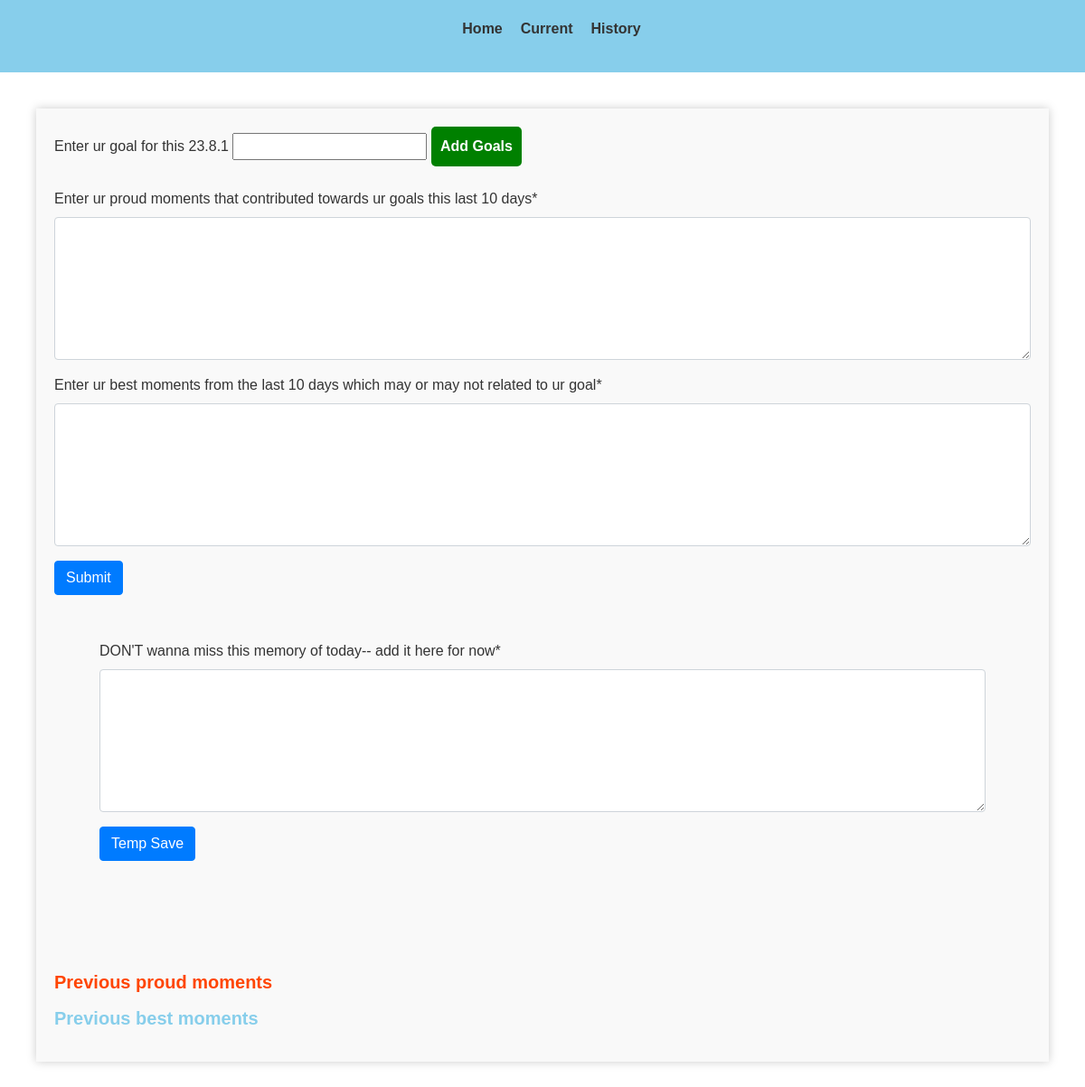
Page /current on the earlier database version.
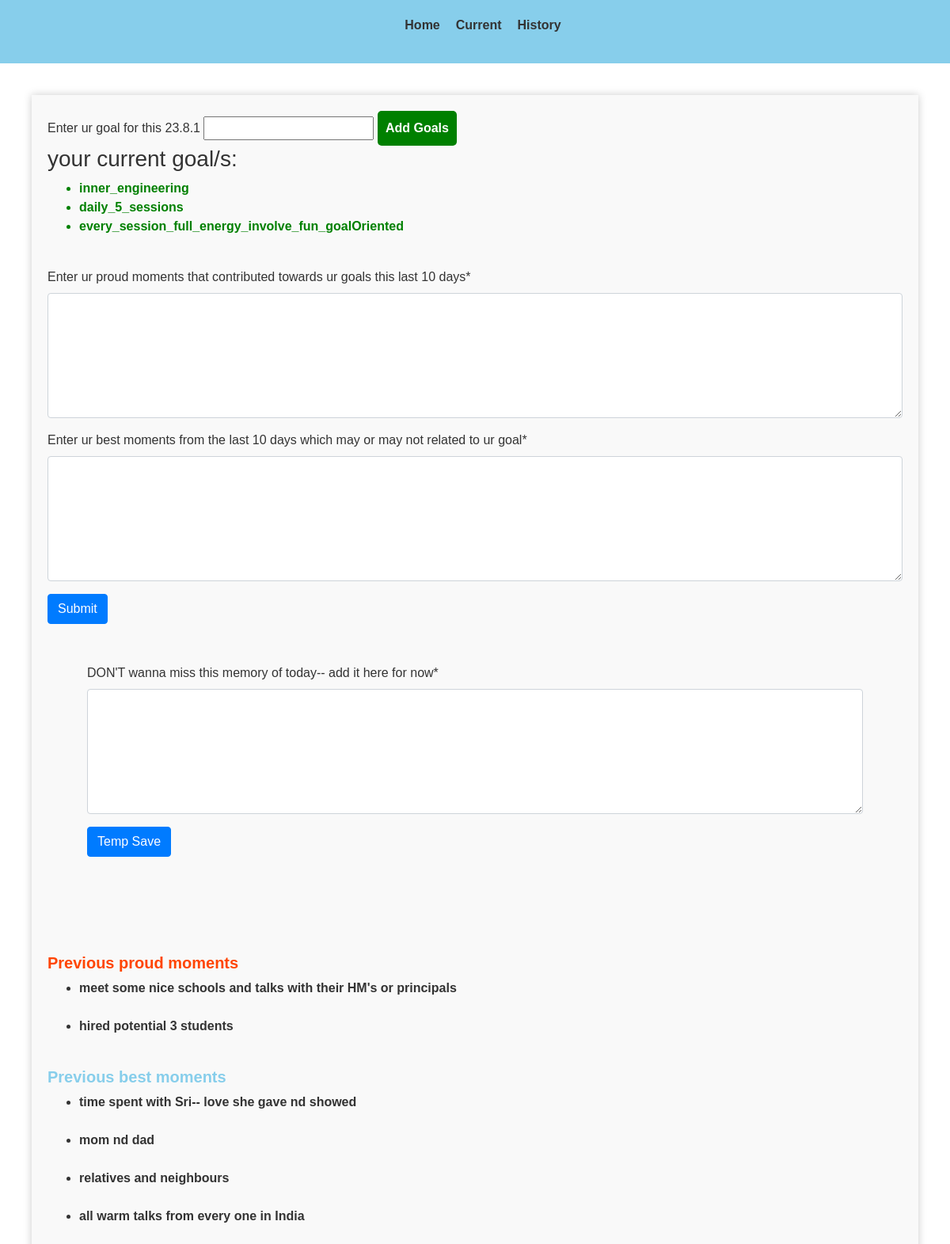
Same page on the later database version.
### best_version/models.py (models this page shows)
class ProudMoment(models.Model):
    id = models.AutoField(primary_key=True)
    user_name = models.CharField(max_length=200)
    best_version = models.CharField(max_length=200)
    proud_moment_text = models.CharField(max_length=500)

class BestMoment(models.Model):
    id = models.AutoField(primary_key=True)
    user_name = models.CharField(max_length=200)
    best_version = models.CharField(max_length=200)
    best_moment_text = models.CharField(max_length=500)

### best_version/views.py (the view)
# urls.py: path('current', views.current_page, name='current_page'),
def current_page(request):
    context = {
        'current_decade': versions[current_version]
    }
    form1 = MomentsForm()
    form2 = TempSaveForm()
    if request.method == 'POST':
        form1 = MomentsForm(request.POST)
        form2 = TempSaveForm(request.POST)
        if form1.is_valid():
            user_proud_moments = form1.cleaned_data['proud_moments']
            user_best_moments = form1.cleaned_data['best_moments']
            print("userr pm "+user_proud_moments)
            print("user bm "+ user_best_moments)
            if user_proud_moments:
                proud_moments_exists = ProudMoment.objects.filter(user_name='rajiv', best_version=versions[current_version])
                if not proud_moments_exists:
                    proud_moments = user_proud_moments.splitlines()
                    for moment in proud_moments:
                        proud_moment_instance = ProudMoment(user_name='rajiv', best_version=versions[current_version], proud_moment_text=moment)
                        proud_moment_instance.save()
            if user_best_moments:
                best_moments_exists = BestMoment.objects.filter(user_name='rajiv', best_version=versions[current_version])
                if not best_moments_exists:
                    best_moments = user_best_moments.splitlines()
                    for moment in best_moments:
                        best_moment_instance = BestMoment(user_name='rajiv', best_version=versions[current_version], best_moment_text=moment)
                        best_moment_instance.save()
            context['show_modal'] = True
        if form2.is_valid():
            temp_moments = form2.cleaned_data['temp_moments']
            print("user don't forget moments "+temp_moments)
            if temp_moments:
                temp_moments = temp_moments.splitlines()
                for moment in temp_moments:
                    temp_moment_exists = TempMoment.objects.filter(temp_moment = moment)
                    if not temp_moment_exists:
                        temp_moment_instance = TempMoment(temp_moment = moment)
                        temp_moment_instance.save()
    else:
        context['show_modal'] = False
    context['form1'] = form1
    context['form2'] = form2
    user_current_goal = request.GET.get('textbox')
    if user_current_goal:
        context['user_current_goal'] = user_current_goal.split(' ')
        goal_instance = Goal(goal_text=user_current_goal, user_name='rajiv', best_version=versions[current_version])
        goal_instance.save()
        print("saving user_current_goal " + user_current_goal)
    else:
        if Goal.objects.filter(user_name='rajiv', best_version=versions[current_version]).exists():
            goal = Goal.objects.filter(user_name='rajiv', best_version=versions[current_version]).latest('id')
            context['user_current_goal'] = goal.goal_text.split(' ')
    previous_proud_moments = ProudMoment.objects.filter(user_name='rajiv', best_version=versions[current_version-1])
    previous_best_moments  = BestMoment.objects.filter(user_name='rajiv', best_version=versions[current_version-1])
    if previous_proud_moments:
        context['previous_proud_moments']  = previous_proud_moments
    if previous_best_moments:
        context['previous_best_moments']  = previous_best_moments
    return render(request, 'current_page.html', context)

### best_version/forms.py
class MomentsForm(forms.Form):
    proud_moments = forms.CharField(label='Enter ur proud moments that contributed towards ur goals this last 10 days', max_length=2000, widget=forms.Textarea(attrs={'cols':80, 'rows':6}))
    best_moments = forms.CharField(label='Enter ur best moments from the last 10 days which may or may not related to ur goal', max_length=2000, widget=forms.Textarea(attrs={'cols':80, 'rows':6}))

class TempSaveForm(forms.Form):
    temp_moments = forms.CharField(label="DON'T wanna miss this memory of today-- add it here for now", max_length=2000, widget=forms.Textarea(attrs={'cols':80, 'rows':6}))

### templates/current_page.html (shortened to what this page needs)
{% load static %}
{% load bootstrap4 %}
{% load crispy_forms_tags %}
<!DOCTYPE html>
<html>
<head>
    <link rel="stylesheet" href="https://maxcdn.bootstrapcdn.com/bootstrap/4.0.0/css/bootstrap.min.css">
</head>
<body>
<header>
    <nav>
        <ul>
            <li><a href="/home">Home</a></li>
            <li><a href="/current">Current</a></li>
            <li><a href="/history">History</a></li>
        </ul>
    </nav>
</header>
<main>
    <section id="current">
        <form method="get">
           <label for="textbox"> Enter ur goal for this {{ current_decade }}</label>
            <input type = "text" id = "textbox" name="textbox">
            <input type = "submit" value="Add Goals">
        </form>
        {% if user_current_goal %}
            <div>
                <h3> your current goal/s:  </h3>
                <ul>
                    {% for goal in user_current_goal %}
                        <li style="color:green; font-weight:bold;">{{ goal }}</li>
                    {% endfor %}
                </ul>
            </div>
        {% endif %}
        <br>
        <div>
            <form method = "post">
                {{ form1|crispy }}
                <button type="submit" class="btn btn-primary"> Submit</button>
            </form>
            <div class="tempform">
                <form method = "post">
                    {{ form2|crispy }}
                    <button type="submit" class="btn btn-primary"> Temp Save</button>
                </form>
            </div>
        </div>
        <footer>
            <br><br><br>
            <h5 style="color:orangered"><b>Previous proud moments</b></h5>
            <ul>
                {% for moment in previous_proud_moments %}
                    <li> <b> {{ moment.proud_moment_text }} </b></li>
                    <br>
                {% endfor %}
            </ul>
            <h5 style="color:skyblue"><b>Previous best moments</b></h5>
            <ul>
                {% for moment in previous_best_moments %}
                    <li> <b>{{ moment.best_moment_text }} </b></li>
                    <br>
                {% endfor %}
            </ul>
        </footer>
    </section>
</main>
</body>
</html>

Differences in the rows shown:
added ProudMoment: proud_moment_text "meet some nice schools and talks with their HM's or principals"
added ProudMoment: proud_moment_text "hired potential 3 students"
added BestMoment: best_moment_text "time spent with Sri-- love she gave nd showed"
added BestMoment: best_moment_text "mom nd dad"
added BestMoment: best_moment_text "relatives and neighbours"
added BestMoment: best_moment_text "all warm talks from every one in India"
Other differences:
text now shown: "your current goal/s:"
new list line: "inner_engineering"
new list line: "daily_5_sessions"
new list line: "every_session_full_energy_involve_fun_goalOriented"
